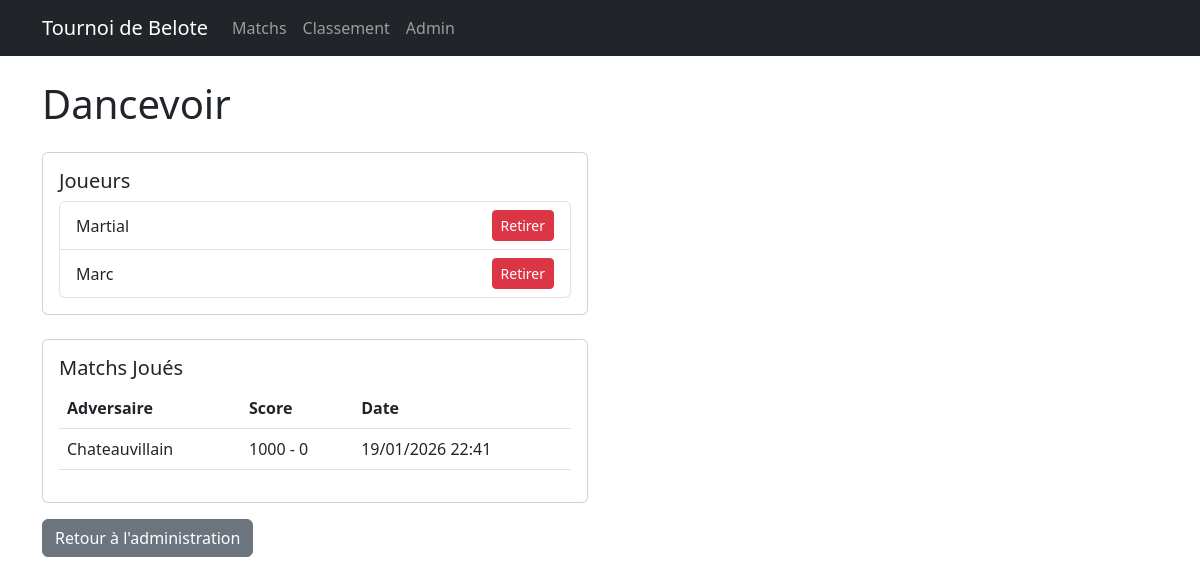
The app's page /team/Dancevoir with its own data.
### models/team.py (models this page shows, shortened)
class Team(db.Model):
    __tablename__ = 'teams'
    id = db.Column(db.Integer, primary_key=True)
    name = db.Column(db.String(80), unique=True, nullable=False)
    points = db.Column(db.Integer, default=0)
    matches_played = db.Column(db.Integer, default=0)
    points_for = db.Column(db.Integer, default=0)
    points_against = db.Column(db.Integer, default=0)
    players = db.relationship('Player', backref='team', lazy=True)

class Player(db.Model):
    __tablename__ = 'players'
    id = db.Column(db.Integer, primary_key=True)
    name = db.Column(db.String(80), nullable=False)
    team_id = db.Column(db.Integer, db.ForeignKey('teams.id'), nullable=False)

### models/match.py (models this page shows, shortened)
class Match(db.Model):
    __tablename__ = 'matches'
    id = db.Column(db.Integer, primary_key=True)
    team1_id = db.Column(db.Integer, db.ForeignKey('teams.id'), nullable=False)
    team2_id = db.Column(db.Integer, db.ForeignKey('teams.id'), nullable=False)
    score1 = db.Column(db.Integer, nullable=True)
    score2 = db.Column(db.Integer, nullable=True)
    date = db.Column(db.String(20), nullable=True)

### app.py (the view, shortened to what this page needs)
@app.route('/team/<team_name>', methods=['GET', 'POST'])
def team_detail(team_name):
    team = Team.query.filter_by(name=team_name).first()
    if not team:
        return redirect(url_for('admin'))
    team_matches = []
    for match in Match.query.filter(Match.score1.isnot(None)).all():
        if match.team1_id == team.id or match.team2_id == team.id:
            opponent_id = match.team2_id if match.team1_id == team.id else match.team1_id
            opponent = Team.query.get(opponent_id)
            score1 = match.score1 if match.team1_id == team.id else match.score2
            score2 = match.score2 if match.team1_id == team.id else match.score1
            team_matches.append({
                'opponent': opponent.name,
                'score1': score1,
                'score2': score2,
                'date': match.date
            })
    return render_template('team_detail.html', team=team, matches=team_matches)

### templates/team_detail.html (shortened to what this page needs)
{% extends "base.html" %}
{% block content %}
    <h1 class="mb-4">{{ team.name }}</h1>
    <div class="row">
        <div class="col-md-6">
            <div class="card mb-4">
                <div class="card-body">
                    <h5 class="card-title">Joueurs</h5>
                    <ul class="list-group">
                        {% for player in team.players %}
                            <li class="list-group-item d-flex justify-content-between align-items-center">
                                {{ player.name }}
                                <form method="POST" class="m-0">
                                    <button type="submit" name="remove_player" class="btn btn-sm btn-danger">Retirer</button>
                                </form>
                            </li>
                        {% else %}
                            <li class="list-group-item">Aucun joueur</li>
                        {% endfor %}
                    </ul>
                </div>
            </div>
            <div class="card">
                <div class="card-body">
                    <h5 class="card-title">Matchs Joués</h5>
                    <table class="table">
                        <thead>
                            <tr>
                                <th>Adversaire</th>
                                <th>Score</th>
                                <th>Date</th>
                            </tr>
                        </thead>
                        <tbody>
                            {% for match in matches %}
                                <tr>
                                    <td>{{ match.opponent }}</td>
                                    <td>{{ match.score1 }} - {{ match.score2 }}</td>
                                    <td>{{ match.date if match.date else 'Non enregistré' }}</td>
                                </tr>
                            {% else %}
                                <tr>
                                    <td colspan="3">Aucun match joué</td>
                                </tr>
                            {% endfor %}
                        </tbody>
                    </table>
                </div>
            </div>
        </div>
    </div>
    <a href="{{ url_for('admin') }}" class="btn btn-secondary mt-3">Retour à l'administration</a>
{% endblock %}

### records on screen
Team: name "Dancevoir"
Player: name "Martial"
Player: name "Marc"
Team: opponent "Chateauvillain"
Match: score1 "1000", date "19/01/2026 22:41"

### other values on screen
{{ match.score2 }} "0"
